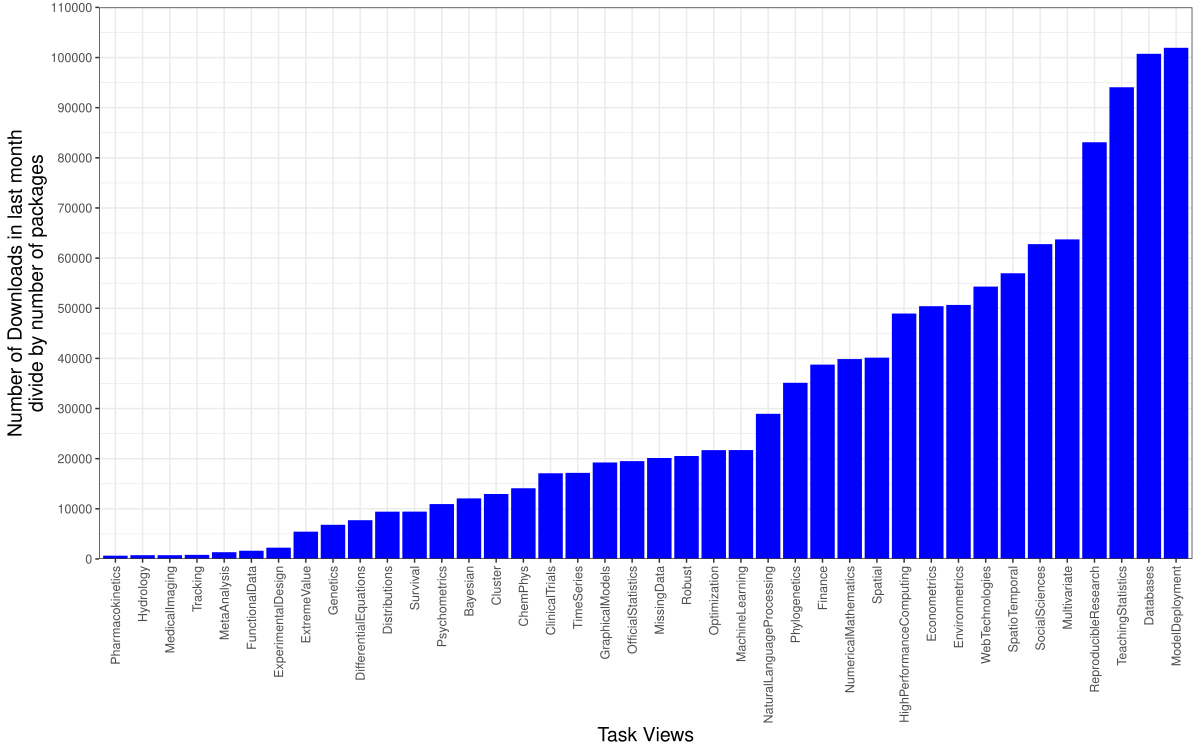

Source code (R):
#### Figure 6 ####

# Set working directory to project directory


library(RWsearch)
library(lubridate)
library(cranlogs)
library(dplyr)
library(ggplot2)

tvdb_load("Data/saved_TASK_VIEW_snapshots/tvdb-2022-2002.rda")



############################



date = ymd("2022-02-20")
task_views = tvdb_vec()

mnth_dwnloads = vector(length = length(task_views), mode = "list")
names(mnth_dwnloads) = tvdb_vec()


n_taskview_packages_2002 = unlist(lapply(tvdb_pkgs(tvdb_vec()), length))
number_of_pckgs_Task_View_2002 = t(t(n_taskview_packages_2002))
number_of_pckgs_Task_View_2002 = number_of_pckgs_Task_View_2002
colnames(number_of_pckgs_Task_View_2002) = "Number of Packages"




# creates list with number of monthly downloads for each Task View
for(i in tvdb_vec()){
  # i = "Cluster"
  # pkg = tvdb_vec()[i]
  print(i)
  total_dec_21 <- cran_downloads(from = date %m-% months(1), to = date, packages = tvdb_pkgs(i))
  total_dec_21$package = factor(total_dec_21$package)
  
  
  mnth_dwnloads[[i]] = total_dec_21 %>%
    summarise(sum = sum(count))
  
}

total_mnth_downloads_per_task_view = sort(unlist(mnth_dwnloads))
names(total_mnth_downloads_per_task_view) = gsub(x = names(total_mnth_downloads_per_task_view), pattern = ".sum","")
total_mnth_downloads_per_task_view = sort(total_mnth_downloads_per_task_view)
ratio_downloads_per_package = total_mnth_downloads_per_task_view/number_of_pckgs_Task_View_2002[names(total_mnth_downloads_per_task_view),]



dat <- data.frame(`Task Views` = names(sort(ratio_downloads_per_package)),
                  `Number of Downloads in last month` = sort(ratio_downloads_per_package))

dat$Task.Views = factor(names(sort(ratio_downloads_per_package)), levels = names(sort(ratio_downloads_per_package)))


ggplot(data=dat, aes(x=Task.Views, y=Number.of.Downloads.in.last.month)) +
  geom_bar(stat = "identity", fill = "blue")  +
  xlab("Task Views") +
  ylab("Number of Downloads in last month\ndivide by number of packages") +
  theme_bw() +
  theme(axis.text.x = element_text(angle = 90, vjust = 0.5, hjust=1),
        legend.title = element_blank(),
        legend.text = element_text(size = 14),
        axis.title.x = element_text(size = 14),
        axis.title.y = element_text(size = 14)
  )  +
  scale_y_continuous(limits = c(0,110000), expand = c(0, 0), breaks = round(seq(0, 110000, by = 10000),1))
